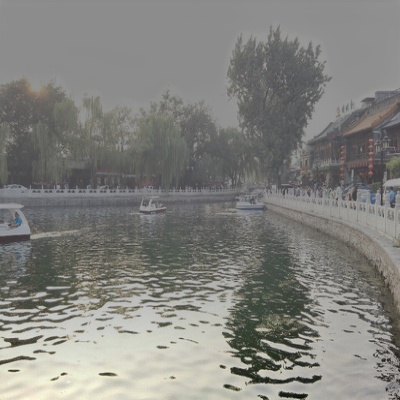
#> input picture 361_low.png, 400 x 400 px, given in place of 19_0.7_1.99.png, which was not available
$ python sky_seg.py   (older library calls are emulated)
#> lines starting #> are read from the running program, lines starting #| are printed output that depends on the picture; after the words box and inside, x2 and y2 are one past the last pixel; in counts of white or black regions, pixels touching at a corner belong together; pictures that were not available may be replaced by others from this repository, and a replacement may not be noted
import cv2
import numpy as np

def channel_dis(img):
    '''
        For the pixels in the sky area, the values of the R, G, and B components are very large and almost equal.
        -- "Single Image Defogging Algorithm Based on Sky Region Segmentation" Section 2.4.1 by Shufang Xu
    '''
    B, G, R = cv2.split(img)
    R_G = np.absolute(R-G)
    R_B = np.absolute(R-B)
    B_G = np.absolute(B-G)
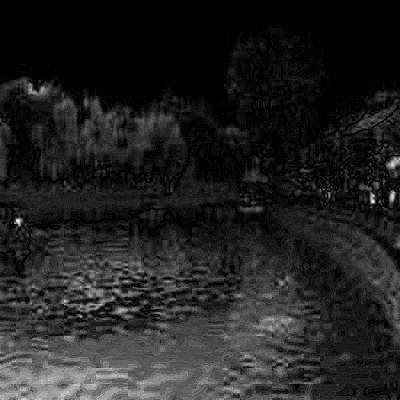
#> B_G: shape (400, 400) float64; min 0, max 0.149, mean 0.0199; drawn with min black and max white
    return R_G+R_B+B_G

def topNavarage(img,N=10):
    flattened_img = img.flatten()
    sorted_img = np.sort(flattened_img)[::-1]
    top_N_percent_index = int(len(sorted_img) * N/100)
    top_N_percent_values = sorted_img[:top_N_percent_index]
    average_top_N_percent = np.mean(top_N_percent_values)
    return average_top_N_percent

def topmean(img):
    mean_value = np.mean(img)
    greater_than_mean = img[img > mean_value]
    average_greater_than_mean = np.mean(greater_than_mean)
    return average_greater_than_mean

def GradientMagnitude(gray_img):
    '''
        Gradient of sky area is small
    '''
    grad_x = cv2.Sobel(gray_img, cv2.CV_64F, 1, 0, ksize=3)
    grad_y = cv2.Sobel(gray_img, cv2.CV_64F, 0, 1, ksize=3)
    gradient_magnitude = np.sqrt(grad_x**2 + grad_y**2)
    return gradient_magnitude

def sky_seg(img):  # 1 is sky, 0 is other
    mean_rgb = np.mean(img, axis=2)
    gradient_magnitude = GradientMagnitude(mean_rgb)
    gradient_magnitude = gradient_magnitude/np.max(gradient_magnitude)
    rgb_dis = channel_dis(img)
    # seg = (((1-rgb_dis)+mean_rgb)/2)*(1-gradient_magnitude)
    seg = ((1-rgb_dis)+mean_rgb)*(1-gradient_magnitude)
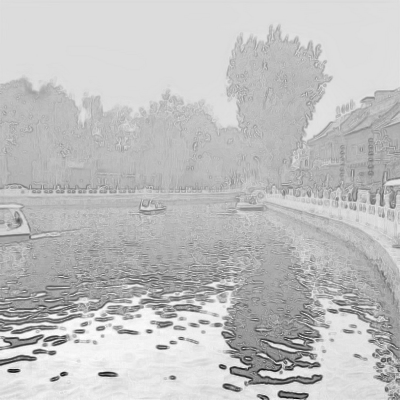
#> seg: shape (400, 400) float64; min 0, max 1.79, mean 1.35; drawn with min black and max white
    # th = topNavarage(rgb_dis,50)
    th = topmean(seg)
#> in topmean, `mean_value = np.mean(img)`: mean_value = 1.35
#> in topmean, `average_greater_than_mean = np.mean(greater_than_mean)`: average_greater_than_mean = 1.54
#> th = 1.54
    # print(th)
    seg = (seg > th)
#> seg: shape (400, 400) bool; 32.8% white; 359 white regions (331 under 20 px), largest, box (x1, y1, x2, y2) and area: (0, 0, 400, 140) 30660, (0, 291, 261, 400) 16048, (260, 311, 383, 400) 3615

    return seg

def run(image_path, save_name):
    # Read the image
    image = cv2.imread(image_path)/255

    # Sky segmentation
    seg = sky_seg(image) # 1 is sky, 0 is other

    # Save the sky segmentation result
    cv2.imwrite(save_name, seg*255)

if __name__=='__main__':
    run('19_0.7_1.99.png', '19_0.7_1.99_sky_seg.png')
    run('21_0.7_1.86.png', '21_0.7_1.86_sky_seg.png')
#> call 2 of run, with image_path = '21_0.7_1.86.png', save_name = '21_0.7_1.86_sky_seg.png'
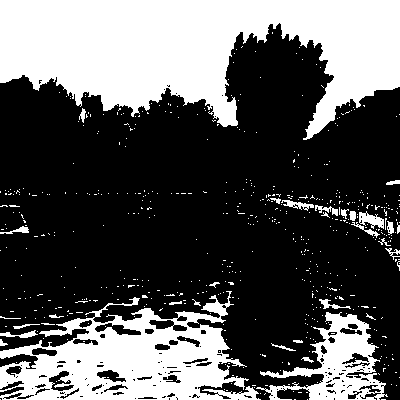
#> input picture 361_sky_seg.png, 400 x 400 px, given in place of 21_0.7_1.86.png, which was not available
#> in run (call 2), `image = cv2.imread(image_path)/255`: image: shape (400, 400, 3) float64; values 0 (black) and 1 (white), 34.9% white; 577 white regions (548 under 20 px), largest, box (x1, y1, x2, y2) and area: (0, 0, 400, 140) 34067, (0, 291, 261, 400) 14502, (256, 312, 388, 400) 4443
#> in GradientMagnitude (call 2), `grad_y = cv2.Sobel(gray_img, cv2.CV_64F, 0, 1, ksize=3)`:
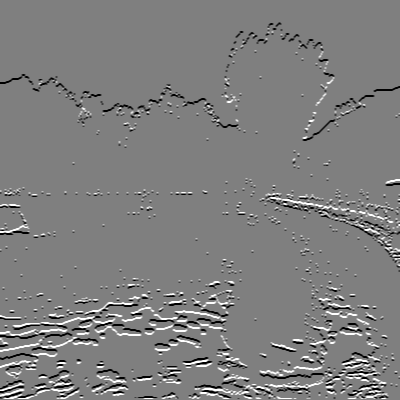
#> grad_y: shape (400, 400) float64; min -4, max 4, mean -0.00423; drawn with min black and max white
#> in GradientMagnitude (call 2), `gradient_magnitude = np.sqrt(grad_x**2 + grad_y**2)`:
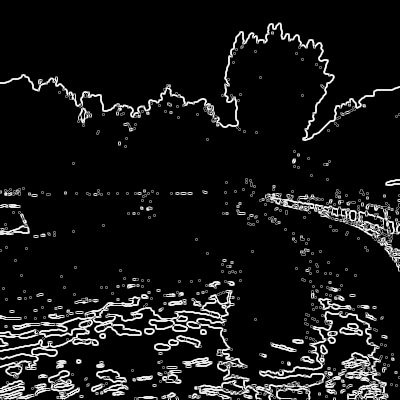
#> gradient_magnitude: shape (400, 400) float64; min 0, max 4.47, mean 0.378; drawn with min black and max white
#> in channel_dis (call 2), `R_G = np.absolute(R-G)`: R_G: shape (400, 400) float64; every value is 0
#> in sky_seg (call 2), `seg = ((1-rgb_dis)+mean_rgb)*(1-gradient_magnitude)`:
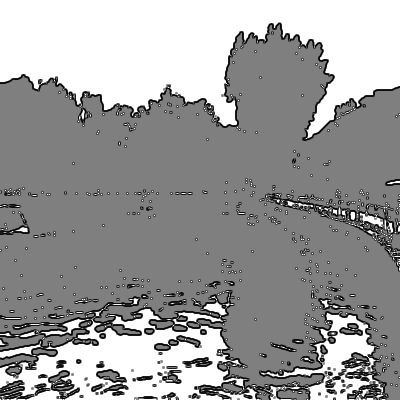
#> seg: shape (400, 400) float64; min 0, max 2, mean 1.23; drawn with min black and max white
#> in sky_seg (call 2), `th = topmean(seg)`: th = 1.97
#> in sky_seg (call 2), `seg = (seg > th)`:
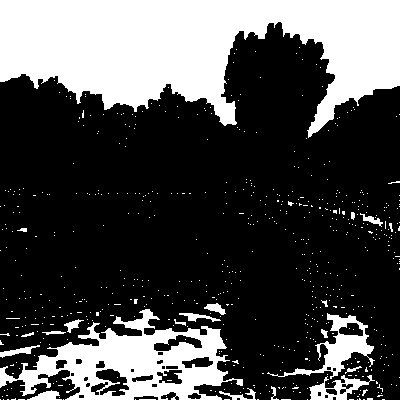
#> seg: shape (400, 400) bool; 29.4% white; 615 white regions (594 under 20 px), largest, box (x1, y1, x2, y2) and area: (0, 0, 400, 138) 32739, (0, 309, 243, 400) 9544, (267, 313, 375, 379) 1712
    run('26_0.93_1.97.png', '26_0.93_1.97_sky_seg.png')
    run('29_0.85_1.7.png', '29_0.85_1.7_sky_seg.png')
#> (the run stopped early here; a loop or call above may not have finished)
